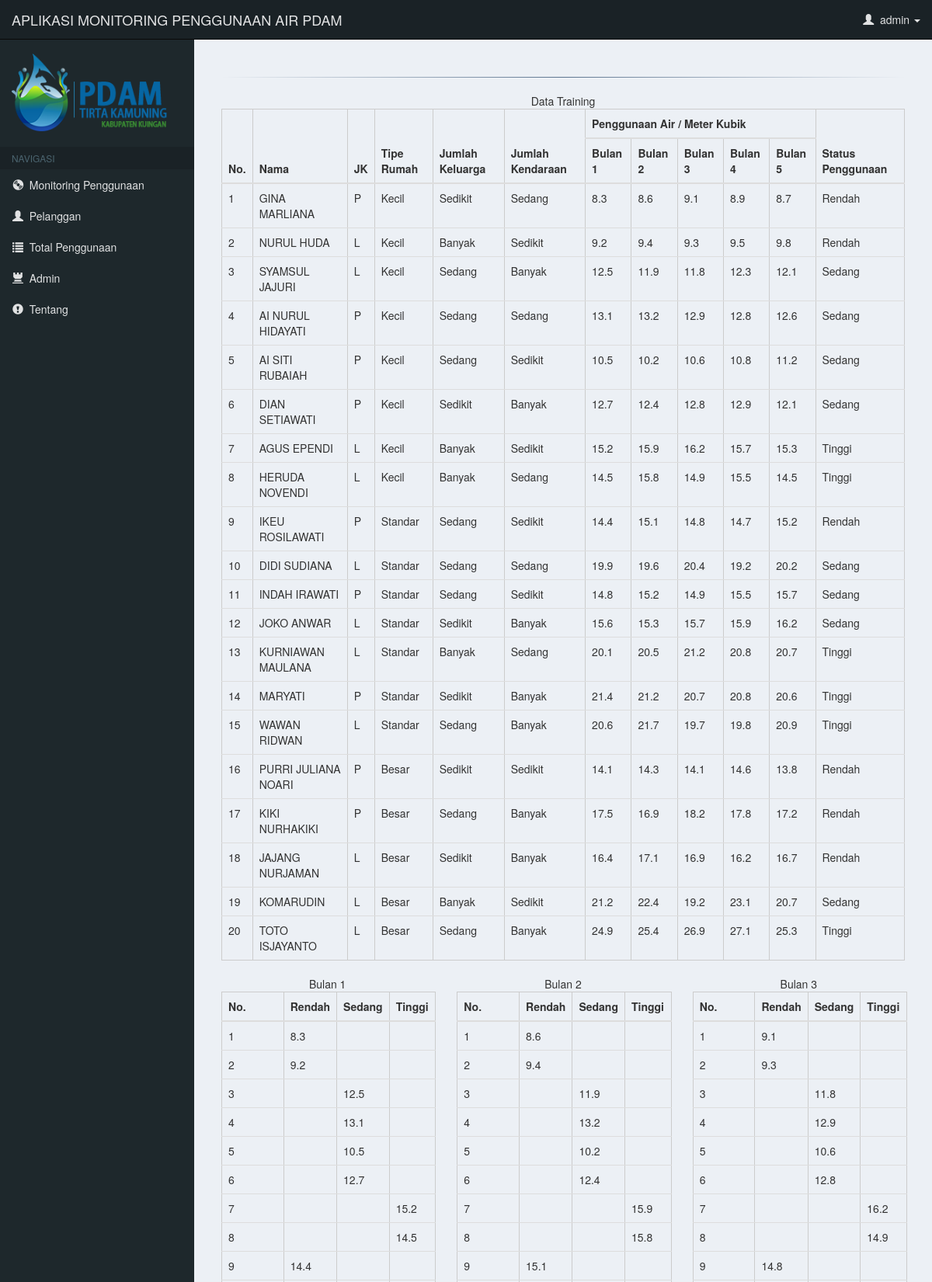
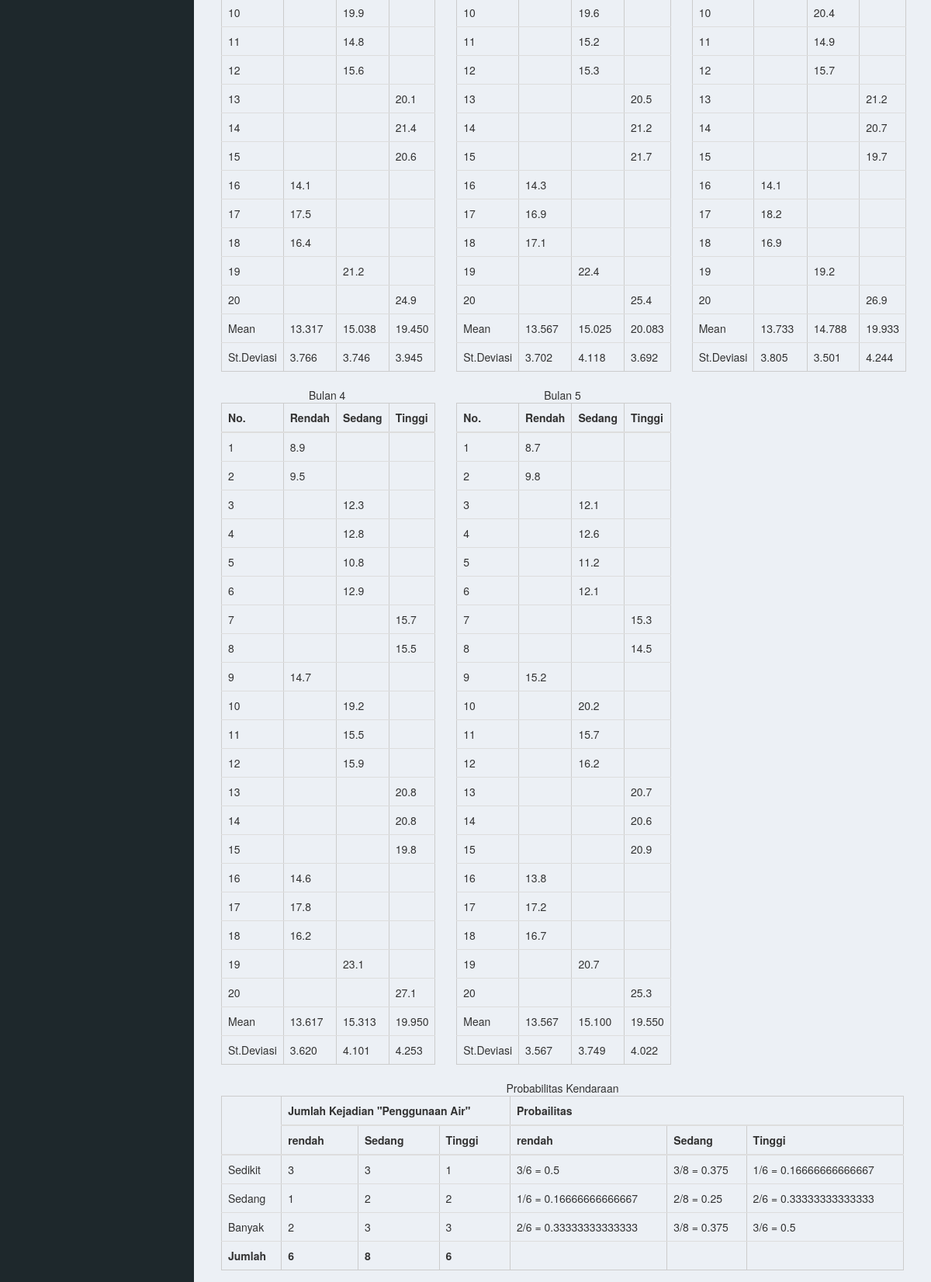
The app's page /temp/index.php?menu=datatraining (signed in, upper part) with its own data (2 pictures, top to bottom).
### tables this page shows
CREATE TABLE `data_training` (
  `id` int(3) NOT NULL,
  `nama` varchar(50) NOT NULL,
  `jk` varchar(1) NOT NULL,
  `tipe_rumah` varchar(7) NOT NULL,
  `jml_anggota_keluarga` varchar(7) NOT NULL,
  `jml_kendaraan` varchar(7) NOT NULL,
  `bulan1` float NOT NULL,
  `bulan2` float NOT NULL,
  `bulan3` float NOT NULL,
  `bulan4` float NOT NULL,
  `bulan5` float NOT NULL,
  `status_penggunaan` varchar(6) NOT NULL
);

### temp/konten/datatraining.php (the view, shortened to what the rows shown need)
<div id="page-content-wrapper">
    <div class="container-fluid">
        <div class="row">
            <div class="col-xs-12">
                <table class="table" border="1" style="border-color: #ccc">
                    <thead>
                        <tr>
                            <th rowspan="2">No.</th>
                            <th rowspan="2">Nama</th>
                            <th rowspan="2">JK</th>
                            <th rowspan="2">Tipe Rumah</th>
                            <th rowspan="2">Jumlah Keluarga</th>
                            <th rowspan="2">Jumlah Kendaraan</th>
                            <th colspan="5">Penggunaan Air / Meter Kubik</th>
                            <th rowspan="2">Status Penggunaan</th>
                        </tr>
                        <tr>
                            <th>Bulan 1</th>
                            <th>Bulan 2</th>
                            <th>Bulan 3</th>
                            <th>Bulan 4</th>
                            <th>Bulan 5</th>
                        </tr>
                    </thead>
                    <tbody class="searchable">
                    <?php
                    $query = "SELECT * FROM `data_training` ORDER BY id";
                    $result = mysqli_query($con, $query);
                    $number = 1;
                    while($row = mysqli_fetch_assoc($result)):
                        echo "<tr>";
                        echo "<td>{$number}</td>";
                        echo "<td>{$row['nama']}</td>";
                        echo "<td>{$row['jk']}</td>";
                        echo "<td>{$row['tipe_rumah']}</td>";
                        echo "<td>{$row['jml_anggota_keluarga']}</td>";
                        echo "<td>{$row['jml_kendaraan']}</td>";
                        echo "<td>{$row['bulan1']}</td>";
                        echo "<td>{$row['bulan2']}</td>";
                        echo "<td>{$row['bulan3']}</td>";
                        echo "<td>{$row['bulan4']}</td>";
                        echo "<td>{$row['bulan5']}</td>";
                        echo "<td>{$row['status_penggunaan']}</td>";
                        echo "</tr>";
                        $number+=1;
                    endwhile;
                    ?>
                   </tbody>
                </table>
            </div>
        </div>
        <div class="row">
            <div class="col-xs-4">
                <table class="table" border="1" style="border-color: #ccc">
                    <thead>
                        <tr>
                            <th>No.</th>
                            <th>Rendah</th>
                            <th>Sedang</th>
                            <th>Tinggi</th>
                        </tr>
                    </thead>
                </table>
            </div>
            <div class="col-xs-4">
                <table class="table" border="1" style="border-color: #ccc">
                    <thead>
                        <tr>
                            <th>No.</th>
                            <th>Rendah</th>
                            <th>Sedang</th>
                            <th>Tinggi</th>
                        </tr>
                    </thead>
                </table>
            </div>
            <div class="col-xs-4">
                <table class="table" border="1" style="border-color: #ccc">
                    <thead>
                        <tr>
                            <th>No.</th>
                            <th>Rendah</th>
                            <th>Sedang</th>
                            <th>Tinggi</th>
                        </tr>
                    </thead>
                </table>
            </div>
            <div class="col-xs-4">
                <table class="table" border="1" style="border-color: #ccc">
                    <thead>
                        <tr>
                            <th>No.</th>
                            <th>Rendah</th>
                            <th>Sedang</th>
                            <th>Tinggi</th>
                        </tr>
                    </thead>
                </table>
            </div>
            <div class="col-xs-4">
                <table class="table" border="1" style="border-color: #ccc">
                    <thead>
                        <tr>
                            <th>No.</th>
                            <th>Rendah</th>
                            <th>Sedang</th>
                            <th>Tinggi</th>
                        </tr>
                    </thead>
                </table>
            </div>
        </div>
        <div class="row">
            <div class="col-xs-12">
            <?php
            $queryjmlkendaraansedikit = "SELECT COUNT(jml_kendaraan) as jmlkendaraansedikit FROM data_training WHERE jml_kendaraan = 'Sedikit' && status_penggunaan = 'Rendah'";
            $resultjmlkendaraansedikit = mysqli_query($con, $queryjmlkendaraansedikit);
            $rowjmlkendaraansedikit = mysqli_fetch_assoc($resultjmlkendaraansedikit);
            $jmlkendaraansedikit_rendah = $rowjmlkendaraansedikit['jmlkendaraansedikit'];
            $queryjmlkendaraansedang = "SELECT COUNT(jml_kendaraan) as jmlkendaraansedang FROM data_training WHERE jml_kendaraan = 'sedang' && status_penggunaan = 'Rendah'";
            $resultjmlkendaraansedang = mysqli_query($con, $queryjmlkendaraansedang);
            $rowjmlkendaraansedang = mysqli_fetch_assoc($resultjmlkendaraansedang);
            $jmlkendaraansedang_rendah = $rowjmlkendaraansedang['jmlkendaraansedang'];
            $queryjmlkendaraanbanyak = "SELECT COUNT(jml_kendaraan) as jmlkendaraanbanyak FROM data_training WHERE jml_kendaraan = 'banyak' && status_penggunaan = 'Rendah'";
            $resultjmlkendaraanbanyak = mysqli_query($con, $queryjmlkendaraanbanyak);
            $rowjmlkendaraanbanyak = mysqli_fetch_assoc($resultjmlkendaraanbanyak);
            $jmlkendaraanbanyak_rendah = $rowjmlkendaraanbanyak['jmlkendaraanbanyak'];
            $jmlprobabilitaskendaraan_rendah = $jmlkendaraansedikit_rendah + $jmlkendaraansedang_rendah + $jmlkendaraanbanyak_rendah;
            $queryjmlkendaraansedikit = "SELECT COUNT(jml_kendaraan) as jmlkendaraansedikit FROM data_training WHERE jml_kendaraan = 'Sedikit' && status_penggunaan = 'sedang'";
            $resultjmlkendaraansedikit = mysqli_query($con, $queryjmlkendaraansedikit);
            $rowjmlkendaraansedikit = mysqli_fetch_assoc($resultjmlkendaraansedikit);
            $jmlkendaraansedikit_sedang = $rowjmlkendaraansedikit['jmlkendaraansedikit'];
            $queryjmlkendaraansedang = "SELECT COUNT(jml_kendaraan) as jmlkendaraansedang FROM data_training WHERE jml_kendaraan = 'sedang' && status_penggunaan = 'sedang'";
            $resultjmlkendaraansedang = mysqli_query($con, $queryjmlkendaraansedang);
            $rowjmlkendaraansedang = mysqli_fetch_assoc($resultjmlkendaraansedang);
            $jmlkendaraansedang_sedang = $rowjmlkendaraansedang['jmlkendaraansedang'];
            $queryjmlkendaraanbanyak = "SELECT COUNT(jml_kendaraan) as jmlkendaraanbanyak FROM data_training WHERE jml_kendaraan = 'banyak' && status_penggunaan = 'sedang'";
            $resultjmlkendaraanbanyak = mysqli_query($con, $queryjmlkendaraanbanyak);
            $rowjmlkendaraanbanyak = mysqli_fetch_assoc($resultjmlkendaraanbanyak);
            $jmlkendaraanbanyak_sedang = $rowjmlkendaraanbanyak['jmlkendaraanbanyak'];
            $jmlprobabilitaskendaraan_sedang = $jmlkendaraansedikit_sedang + $jmlkendaraansedang_sedang + $jmlkendaraanbanyak_sedang;
            $queryjmlkendaraansedikit = "SELECT COUNT(jml_kendaraan) as jmlkendaraansedikit FROM data_training WHERE jml_kendaraan = 'Sedikit' && status_penggunaan = 'tinggi'";
            $resultjmlkendaraansedikit = mysqli_query($con, $queryjmlkendaraansedikit);
            $rowjmlkendaraansedikit = mysqli_fetch_assoc($resultjmlkendaraansedikit);
            $jmlkendaraansedikit_tinggi = $rowjmlkendaraansedikit['jmlkendaraansedikit'];
            $queryjmlkendaraansedang = "SELECT COUNT(jml_kendaraan) as jmlkendaraansedang FROM data_training WHERE jml_kendaraan = 'sedang' && status_penggunaan = 'tinggi'";
            $resultjmlkendaraansedang = mysqli_query($con, $queryjmlkendaraansedang);
            $rowjmlkendaraansedang = mysqli_fetch_assoc($resultjmlkendaraansedang);
            $jmlkendaraansedang_tinggi = $rowjmlkendaraansedang['jmlkendaraansedang'];
            $queryjmlkendaraanbanyak = "SELECT COUNT(jml_kendaraan) as jmlkendaraanbanyak FROM data_training WHERE jml_kendaraan = 'banyak' && status_penggunaan = 'tinggi'";
            $resultjmlkendaraanbanyak = mysqli_query($con, $queryjmlkendaraanbanyak);
            $rowjmlkendaraanbanyak = mysqli_fetch_assoc($resultjmlkendaraanbanyak);
            $jmlkendaraanbanyak_tinggi = $rowjmlkendaraanbanyak['jmlkendaraanbanyak'];
            $jmlprobabilitaskendaraan_tinggi = $jmlkendaraansedikit_tinggi + $jmlkendaraansedang_tinggi + $jmlkendaraanbanyak_tinggi;
            ?>
                <table class="table" border="1" style="border-color: #ccc">
                    <thead>
                        <tr>
                            <th rowspan="2"></th>
                            <th colspan="3">Jumlah Kejadian "Penggunaan Air"</th>
                            <th colspan="3">Probailitas</th>
                        </tr>
                        <tr>
                            <th>rendah</th>
                            <th>Sedang</th>
                            <th>Tinggi</th>
                            <th>rendah</th>
                            <th>Sedang</th>
                            <th>Tinggi</th>
                        </tr>
                    </thead>
                    <tbody class="searchable">
                        <tr>
                            <th>Jumlah</th>
                            <th><?php echo $jmlprobabilitaskendaraan_rendah; ?></th>
                            <th><?php echo $jmlprobabilitaskendaraan_sedang; ?></th>
                            <th><?php echo $jmlprobabilitaskendaraan_tinggi; ?></th>
                            <th></th>
                            <th></th>
                            <th></th>
                        </tr>
                   </tbody>
                </table>
            </div>
        </div>
    </div>

### records on screen
data_training: nama "GINA MARLIANA", jk "P", tipe_rumah "Kecil", jml_anggota_keluarga "Sedikit", jml_kendaraan "Sedang", bulan1 "8.3", bulan2 "8.6", bulan3 "9.1", bulan4 "8.9", bulan5 "8.7", status_penggunaan "Rendah"
data_training: nama "NURUL HUDA", jk "L", tipe_rumah "Kecil", jml_anggota_keluarga "Banyak", jml_kendaraan "Sedikit", bulan1 "9.2", bulan2 "9.4", bulan3 "9.3", bulan4 "9.5", bulan5 "9.8", status_penggunaan "Rendah"
data_training: nama "SYAMSUL JAJURI", jk "L", tipe_rumah "Kecil", jml_anggota_keluarga "Sedang", jml_kendaraan "Banyak", bulan1 "12.5", bulan2 "11.9", bulan3 "11.8", bulan4 "12.3", bulan5 "12.1", status_penggunaan "Sedang"
data_training: nama "AI NURUL HIDAYATI", jk "P", tipe_rumah "Kecil", jml_anggota_keluarga "Sedang", jml_kendaraan "Sedang", bulan1 "13.1", bulan2 "13.2", bulan3 "12.9", bulan4 "12.8", bulan5 "12.6", status_penggunaan "Sedang"
data_training: nama "AI SITI RUBAIAH", jk "P", tipe_rumah "Kecil", jml_anggota_keluarga "Sedang", jml_kendaraan "Sedikit", bulan1 "10.5", bulan2 "10.2", bulan3 "10.6", bulan4 "10.8", bulan5 "11.2", status_penggunaan "Sedang"
data_training: nama "DIAN SETIAWATI", jk "P", tipe_rumah "Kecil", jml_anggota_keluarga "Sedikit", jml_kendaraan "Banyak", bulan1 "12.7", bulan2 "12.4", bulan3 "12.8", bulan4 "12.9", bulan5 "12.1", status_penggunaan "Sedang"
data_training: nama "AGUS EPENDI", jk "L", tipe_rumah "Kecil", jml_anggota_keluarga "Banyak", jml_kendaraan "Sedikit", bulan1 "15.2", bulan2 "15.9", bulan3 "16.2", bulan4 "15.7", bulan5 "15.3", status_penggunaan "Tinggi"
data_training: nama "HERUDA NOVENDI", jk "L", tipe_rumah "Kecil", jml_anggota_keluarga "Banyak", jml_kendaraan "Sedang", bulan1 "14.5", bulan2 "15.8", bulan3 "14.9", bulan4 "15.5", bulan5 "14.5", status_penggunaan "Tinggi"
data_training: nama "IKEU ROSILAWATI", jk "P", tipe_rumah "Standar", jml_anggota_keluarga "Sedang", jml_kendaraan "Sedikit", bulan1 "14.4", bulan2 "15.1", bulan3 "14.8", bulan4 "14.7", bulan5 "15.2", status_penggunaan "Rendah"
data_training: nama "DIDI SUDIANA", jk "L", tipe_rumah "Standar", jml_anggota_keluarga "Sedang", jml_kendaraan "Sedang", bulan1 "19.9", bulan2 "19.6", bulan3 "20.4", bulan4 "19.2", bulan5 "20.2", status_penggunaan "Sedang"
data_training: nama "INDAH IRAWATI", jk "P", tipe_rumah "Standar", jml_anggota_keluarga "Sedang", jml_kendaraan "Sedikit", bulan1 "14.8", bulan2 "15.2", bulan3 "14.9", bulan4 "15.5", bulan5 "15.7", status_penggunaan "Sedang"
data_training: nama "JOKO ANWAR", jk "L", tipe_rumah "Standar", jml_anggota_keluarga "Sedikit", jml_kendaraan "Banyak", bulan1 "15.6", bulan2 "15.3", bulan3 "15.7", bulan4 "15.9", bulan5 "16.2", status_penggunaan "Sedang"
data_training: nama "KURNIAWAN MAULANA", jk "L", tipe_rumah "Standar", jml_anggota_keluarga "Banyak", jml_kendaraan "Sedang", bulan1 "20.1", bulan2 "20.5", bulan3 "21.2", bulan4 "20.8", bulan5 "20.7", status_penggunaan "Tinggi"
data_training: nama "MARYATI", jk "P", tipe_rumah "Standar", jml_anggota_keluarga "Sedikit", jml_kendaraan "Banyak", bulan1 "21.4", bulan2 "21.2", bulan3 "20.7", bulan4 "20.8", bulan5 "20.6", status_penggunaan "Tinggi"
data_training: nama "WAWAN RIDWAN", jk "L", tipe_rumah "Standar", jml_anggota_keluarga "Sedang", jml_kendaraan "Banyak", bulan1 "20.6", bulan2 "21.7", bulan3 "19.7", bulan4 "19.8", bulan5 "20.9", status_penggunaan "Tinggi"
data_training: nama "PURRI JULIANA NOARI", jk "P", tipe_rumah "Besar", jml_anggota_keluarga "Sedikit", jml_kendaraan "Sedikit", bulan1 "14.1", bulan2 "14.3", bulan3 "14.1", bulan4 "14.6", bulan5 "13.8", status_penggunaan "Rendah"
data_training: nama "KIKI NURHAKIKI", jk "P", tipe_rumah "Besar", jml_anggota_keluarga "Sedang", jml_kendaraan "Banyak", bulan1 "17.5", bulan2 "16.9", bulan3 "18.2", bulan4 "17.8", bulan5 "17.2", status_penggunaan "Rendah"
data_training: nama "JAJANG NURJAMAN", jk "L", tipe_rumah "Besar", jml_anggota_keluarga "Sedikit", jml_kendaraan "Banyak", bulan1 "16.4", bulan2 "17.1", bulan3 "16.9", bulan4 "16.2", bulan5 "16.7", status_penggunaan "Rendah"
data_training: nama "KOMARUDIN", jk "L", tipe_rumah "Besar", jml_anggota_keluarga "Banyak", jml_kendaraan "Sedikit", bulan1 "21.2", bulan2 "22.4", bulan3 "19.2", bulan4 "23.1", bulan5 "20.7", status_penggunaan "Sedang"
data_training: nama "TOTO ISJAYANTO", jk "L", tipe_rumah "Besar", jml_anggota_keluarga "Sedang", jml_kendaraan "Banyak", bulan1 "24.9", bulan2 "25.4", bulan3 "26.9", bulan4 "27.1", bulan5 "25.3", status_penggunaan "Tinggi"

### other values on screen
$_SESSION['username'] "admin"
$row['bulan1'] "8.3"
$row['bulan1'] "9.2"
$row['bulan1'] "12.5"
$row['bulan1'] "13.1"
$row['bulan1'] "10.5"
$row['bulan1'] "12.7"
$row['bulan1'] "15.2"
$row['bulan1'] "14.5"
$row['bulan1'] "14.4"
$row['bulan1'] "19.9"
$row['bulan1'] "14.8"
$row['bulan1'] "15.6"
$row['bulan1'] "20.1"
$row['bulan1'] "21.4"
